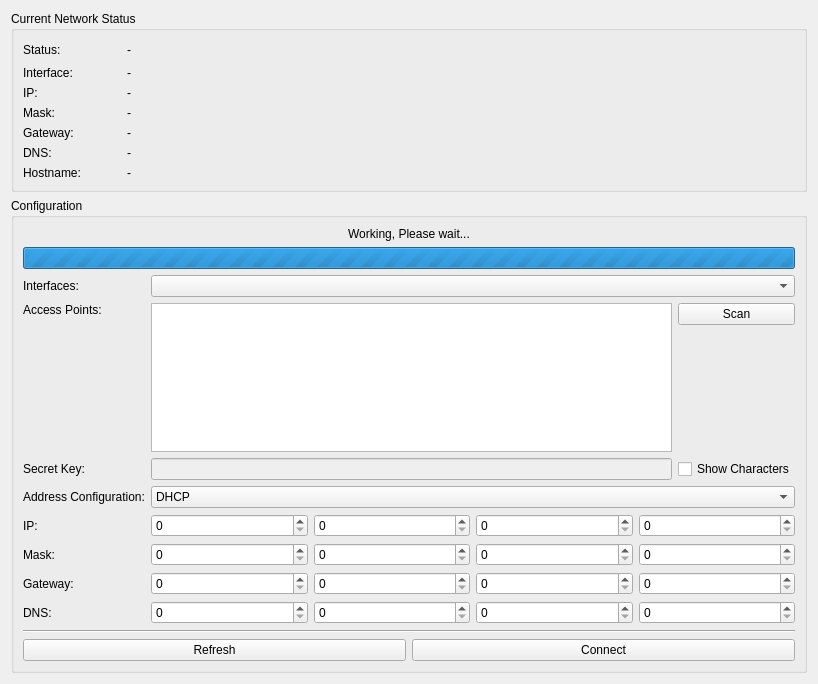
            <widget class="QWidget" name="sarea_net_content">
             <property name="geometry">
              <rect>
               <x>0</x>
               <y>0</y>
               <width>818</width>
               <height>684</height>
              </rect>
             </property>
             <layout class="QVBoxLayout" name="verticalLayout_9">
              <item>
               <layout class="QGridLayout" name="gridLayout_3">
                <item row="1" column="0">
                 <widget class="QGroupBox" name="gbox_net_config">
                  <property name="title">
                   <string>Configuration</string>
                  </property>
                  <layout class="QVBoxLayout" name="verticalLayout_7">
                   <item>
                    <layout class="QGridLayout" name="gridLayout_8">
                     <item row="10" column="0" colspan="3">
                      <widget class="Line" name="line_3">
                       <property name="orientation">
                        <enum>Qt::Horizontal</enum>
                       </property>
                      </widget>
                     </item>
                     <item row="7" column="1" colspan="2">
                      <layout class="QHBoxLayout" name="horizontalLayout_6">
                       <item>
                        <widget class="QSpinBox" name="sbox_net_mask1">
                         <property name="maximum">
                          <number>255</number>
                         </property>
                        </widget>
                       </item>
                       <item>
                        <widget class="QSpinBox" name="sbox_net_mask2">
                         <property name="maximum">
                          <number>255</number>
                         </property>
                        </widget>
                       </item>
                       <item>
                        <widget class="QSpinBox" name="sbox_net_mask3">
                         <property name="maximum">
                          <number>255</number>
                         </property>
                        </widget>
                       </item>
                       <item>
                        <widget class="QSpinBox" name="sbox_net_mask4">
                         <property name="maximum">
                          <number>255</number>
                         </property>
                        </widget>
                       </item>
                      </layout>
                     </item>
                     <item row="6" column="1" colspan="2">
                      <layout class="QHBoxLayout" name="horizontalLayout_3">
                       <item>
                        <widget class="QSpinBox" name="sbox_net_ip1">
                         <property name="maximum">
                          <number>255</number>
                         </property>
                        </widget>
                       </item>
                       <item>
                        <widget class="QSpinBox" name="sbox_net_ip2">
                         <property name="maximum">
                          <number>255</number>
                         </property>
                        </widget>
                       </item>
                       <item>
                        <widget class="QSpinBox" name="sbox_net_ip3">
                         <property name="maximum">
                          <number>255</number>
                         </property>
                        </widget>
                       </item>
                       <item>
                        <widget class="QSpinBox" name="sbox_net_ip4">
                         <property name="maximum">
                          <number>255</number>
                         </property>
                        </widget>
                       </item>
                      </layout>
                     </item>
                     <item row="9" column="1" colspan="2">
                      <layout class="QHBoxLayout" name="horizontalLayout_11">
                       <item>
                        <widget class="QSpinBox" name="sbox_net_dns1">
                         <property name="maximum">
                          <number>255</number>
                         </property>
                        </widget>
                       </item>
                       <item>
                        <widget class="QSpinBox" name="sbox_net_dns2">
                         <property name="maximum">
                          <number>255</number>
                         </property>
                        </widget>
                       </item>
                       <item>
                        <widget class="QSpinBox" name="sbox_net_dns3">
                         <property name="maximum">
                          <number>255</number>
                         </property>
                        </widget>
                       </item>
                       <item>
                        <widget class="QSpinBox" name="sbox_net_dns4">
                         <property name="maximum">
                          <number>255</number>
                         </property>
                        </widget>
                       </item>
                      </layout>
                     </item>
                     <item row="8" column="0">
                      <widget class="QLabel" name="label_gw">
                       <property name="text">
                        <string>Gateway:</string>
                       </property>
                       <property name="buddy">
                        <cstring>sbox_net_gw1</cstring>
                       </property>
                      </widget>
                     </item>
                     <item row="8" column="1" colspan="2">
                      <layout class="QHBoxLayout" name="horizontalLayout_10">
                       <item>
                        <widget class="QSpinBox" name="sbox_net_gw1">
                         <property name="maximum">
                          <number>255</number>
                         </property>
                        </widget>
                       </item>
                       <item>
                        <widget class="QSpinBox" name="sbox_net_gw2">
                         <property name="maximum">
                          <number>255</number>
                         </property>
                        </widget>
                       </item>
                       <item>
                        <widget class="QSpinBox" name="sbox_net_gw3">
                         <property name="maximum">
                          <number>255</number>
                         </property>
                        </widget>
                       </item>
                       <item>
                        <widget class="QSpinBox" name="sbox_net_gw4">
                         <property name="maximum">
                          <number>255</number>
                         </property>
                        </widget>
                       </item>
                      </layout>
                     </item>
                     <item row="7" column="0">
                      <widget class="QLabel" name="label_mask">
                       <property name="text">
                        <string>Mask:</string>
                       </property>
                       <property name="buddy">
                        <cstring>sbox_net_mask1</cstring>
                       </property>
                      </widget>
                     </item>
                     <item row="1" column="1" colspan="2">
                      <widget class="QComboBox" name="cbox_net_intf"/>
                     </item>
                     <item row="11" column="0" colspan="3">
                      <layout class="QHBoxLayout" name="horizontalLayout">
                       <item>
                        <widget class="QPushButton" name="pbutton_net_conf_refresh">
                         <property name="text">
                          <string>Refresh</string>
                         </property>
                        </widget>
                       </item>
                       <item>
                        <widget class="QPushButton" name="pbutton_net_connect">
                         <property name="enabled">
                          <bool>true</bool>
                         </property>
                         <property name="text">
                          <string>Connect</string>
                         </property>
                        </widget>
                       </item>
                      </layout>
                     </item>
                     <item row="2" column="0" rowspan="2">
                      <widget class="QLabel" name="label_ap">
                       <property name="text">
                        <string>Access Points:</string>
                       </property>
                       <property name="alignment">
                        <set>Qt::AlignLeading|Qt::AlignLeft|Qt::AlignTop</set>
                       </property>
                       <property name="buddy">
                        <cstring>tree_net_wireless_ap</cstring>
                       </property>
                      </widget>
                     </item>
                     <item row="1" column="0">
                      <widget class="QLabel" name="label_31">
                       <property name="text">
                        <string>Interfaces:</string>
                       </property>
                       <property name="buddy">
                        <cstring>cbox_net_intf</cstring>
                       </property>
                      </widget>
                     </item>
                     <item row="5" column="0">
                      <widget class="QLabel" name="label_addrs_conf">
                       <property name="text">
                        <string>Address Configuration:</string>
                       </property>
                       <property name="buddy">
                        <cstring>cbox_net_conftype</cstring>
                       </property>
                      </widget>
                     </item>
                     <item row="4" column="0">
                      <widget class="QLabel" name="label_key">
                       <property name="text">
                        <string>Secret Key:</string>
                       </property>
                       <property name="buddy">
                        <cstring>ledit_net_wireless_key</cstring>
                       </property>
                      </widget>
                     </item>
                     <item row="5" column="1" colspan="2">
                      <widget class="QComboBox" name="cbox_net_conftype">
                       <item>
                        <property name="text">
                         <string>DHCP</string>
                        </property>
                       </item>
                       <item>
                        <property name="text">
                         <string>Static</string>
                        </property>
                       </item>
                      </widget>
                     </item>
                     <item row="9" column="0">
                      <widget class="QLabel" name="label_dns">
                       <property name="text">
                        <string>DNS:</string>
                       </property>
                       <property name="buddy">
                        <cstring>sbox_net_dns1</cstring>
                       </property>
                      </widget>
                     </item>
                     <item row="2" column="1" rowspan="2">
                      <widget class="QTreeView" name="tree_net_wireless_ap">
                       <property name="enabled">
                        <bool>true</bool>
                       </property>
                       <property name="editTriggers">
                        <set>QAbstractItemView::NoEditTriggers</set>
                       </property>
                       <property name="alternatingRowColors">
                        <bool>false</bool>
                       </property>
                       <property name="rootIsDecorated">
                        <bool>false</bool>
                       </property>
                       <property name="uniformRowHeights">
                        <bool>false</bool>
                       </property>
                      </widget>
                     </item>
                     <item row="4" column="1">
                      <widget class="QLineEdit" name="ledit_net_wireless_key">
                       <property name="enabled">
                        <bool>false</bool>
                       </property>
                       <property name="sizePolicy">
                        <sizepolicy hsizetype="Expanding" vsizetype="Fixed">
                         <horstretch>1</horstretch>
                         <verstretch>0</verstretch>
                        </sizepolicy>
                       </property>
                      </widget>
                     </item>
                     <item row="0" column="0" colspan="3">
                      <widget class="QFrame" name="frame_working_please_wait">
                       <property name="frameShape">
                        <enum>QFrame::NoFrame</enum>
                       </property>
                       <property name="frameShadow">
                        <enum>QFrame::Raised</enum>
                       </property>
                       <layout class="QVBoxLayout" name="verticalLayout_10">
                        <property name="margin">
                         <number>0</number>
                        </property>
                        <item>
                         <widget class="QLabel" name="label_working_wait">
                          <property name="text">
                           <string>Working, Please wait...</string>
                          </property>
                          <property name="alignment">
                           <set>Qt::AlignCenter</set>
                          </property>
                         </widget>
                        </item>
                        <item>
                         <widget class="QProgressBar" name="pbar_working_wait">
                          <property name="maximum">
                           <number>0</number>
                          </property>
                          <property name="value">
                           <number>-1</number>
                          </property>
                          <property name="textVisible">
                           <bool>false</bool>
                          </property>
                          <property name="format">
                           <string/>
                          </property>
                         </widget>
                        </item>
                       </layout>
                      </widget>
                     </item>
                     <item row="2" column="2">
                      <widget class="QPushButton" name="pbutton_net_wireless_scan">
                       <property name="text">
                        <string>Scan</string>
                       </property>
                      </widget>
                     </item>
                     <item row="6" column="0">
                      <widget class="QLabel" name="label_ip">
                       <property name="text">
                        <string>IP:</string>
                       </property>
                       <property name="buddy">
                        <cstring>sbox_net_ip1</cstring>
                       </property>
                      </widget>
                     </item>
                     <item row="4" column="2">
                      <widget class="QCheckBox" name="chkbox_net_wireless_key_show">
                       <property name="text">
                        <string>Show Characters</string>
                       </property>
                      </widget>
                     </item>
                    </layout>
                   </item>
                  </layout>
                 </widget>
                </item>
                <item row="2" column="0">
                 <spacer name="verticalSpacer_8">
                  <property name="orientation">
                   <enum>Qt::Vertical</enum>
                  </property>
                  <property name="sizeHint" stdset="0">
                   <size>
                    <width>20</width>
                    <height>40</height>
                   </size>
                  </property>
                 </spacer>
                </item>
                <item row="0" column="0">
                 <widget class="QGroupBox" name="gbox_net_status">
                  <property name="title">
                   <string>Current Network Status</string>
                  </property>
                  <layout class="QVBoxLayout" name="verticalLayout_14">
                   <item>
                    <layout class="QGridLayout" name="gridLayout_2">
                     <item row="0" column="1">
                      <spacer name="horizontalSpacer">
                       <property name="orientation">
                        <enum>Qt::Horizontal</enum>
                       </property>
                       <property name="sizeHint" stdset="0">
                        <size>
                         <width>40</width>
                         <height>20</height>
                        </size>
                       </property>
                      </spacer>
                     </item>
                     <item row="4" column="0">
                      <widget class="QLabel" name="label_12">
                       <property name="text">
                        <string>Gateway:</string>
                       </property>
                      </widget>
                     </item>
                     <item row="2" column="2">
                      <widget class="QLabel" name="label_net_gen_cstat_ip">
                       <property name="text">
                        <string>-</string>
                       </property>
                       <property name="textInteractionFlags">
                        <set>Qt::LinksAccessibleByMouse|Qt::TextSelectableByKeyboard|Qt::TextSelectableByMouse</set>
                       </property>
                      </widget>
                     </item>
                     <item row="1" column="0">
                      <widget class="QLabel" name="label_8">
                       <property name="text">
                        <string>Interface:</string>
                       </property>
                      </widget>
                     </item>
                     <item row="1" column="2">
                      <widget class="QLabel" name="label_net_gen_cstat_intf">
                       <property name="sizePolicy">
                        <sizepolicy hsizetype="Preferred" vsizetype="Preferred">
                         <horstretch>1</horstretch>
                         <verstretch>0</verstretch>
                        </sizepolicy>
                       </property>
                       <property name="text">
                        <string>-</string>
                       </property>
                       <property name="textInteractionFlags">
                        <set>Qt::LinksAccessibleByMouse|Qt::TextSelectableByKeyboard|Qt::TextSelectableByMouse</set>
                       </property>
                      </widget>
                     </item>
                     <item row="3" column="2">
                      <widget class="QLabel" name="label_net_gen_cstat_mask">
                       <property name="text">
                        <string>-</string>
                       </property>
                       <property name="textInteractionFlags">
                        <set>Qt::LinksAccessibleByMouse|Qt::TextSelectableByKeyboard|Qt::TextSelectableByMouse</set>
                       </property>
                      </widget>
                     </item>
                     <item row="5" column="2">
                      <widget class="QLabel" name="label_net_gen_cstat_dns">
                       <property name="text">
                        <string>-</string>
                       </property>
                       <property name="textInteractionFlags">
                        <set>Qt::LinksAccessibleByMouse|Qt::TextSelectableByKeyboard|Qt::TextSelectableByMouse</set>
                       </property>
                      </widget>
                     </item>
                     <item row="4" column="2">
                      <widget class="QLabel" name="label_net_gen_cstat_gateway">
                       <property name="text">
                        <string>-</string>
                       </property>
                       <property name="textInteractionFlags">
                        <set>Qt::LinksAccessibleByMouse|Qt::TextSelectableByKeyboard|Qt::TextSelectableByMouse</set>
                       </property>
                      </widget>
                     </item>
                     <item row="5" column="0">
                      <widget class="QLabel" name="label_30">
                       <property name="text">
                        <string>DNS:</string>
                       </property>
                      </widget>
                     </item>
                     <item row="2" column="0">
                      <widget class="QLabel" name="label_5">
                       <property name="text">
                        <string>IP:</string>
                       </property>
                      </widget>
                     </item>
                     <item row="0" column="2">
                      <widget class="QLabel" name="label_net_gen_cstat_status">
                       <property name="text">
                        <string>-</string>
                       </property>
                      </widget>
                     </item>
                     <item row="0" column="0">
                      <widget class="QLabel" name="label_2">
                       <property name="text">
                        <string>Status:</string>
                       </property>
                      </widget>
                     </item>
                     <item row="3" column="0">
                      <widget class="QLabel" name="label_10">
                       <property name="text">
                        <string>Mask:</string>
                       </property>
                      </widget>
                     </item>
                     <item row="6" column="0">
                      <widget class="QLabel" name="label_3">
                       <property name="text">
                        <string>Hostname:</string>
                       </property>
                      </widget>
                     </item>
                     <item row="6" column="2">
                      <widget class="QLabel" name="label_net_hostname">
                       <property name="text">
                        <string>-</string>
                       </property>
                      </widget>
                     </item>
                    </layout>
                   </item>
                  </layout>
                 </widget>
                </item>
               </layout>
              </item>
             </layout>
            </widget>
